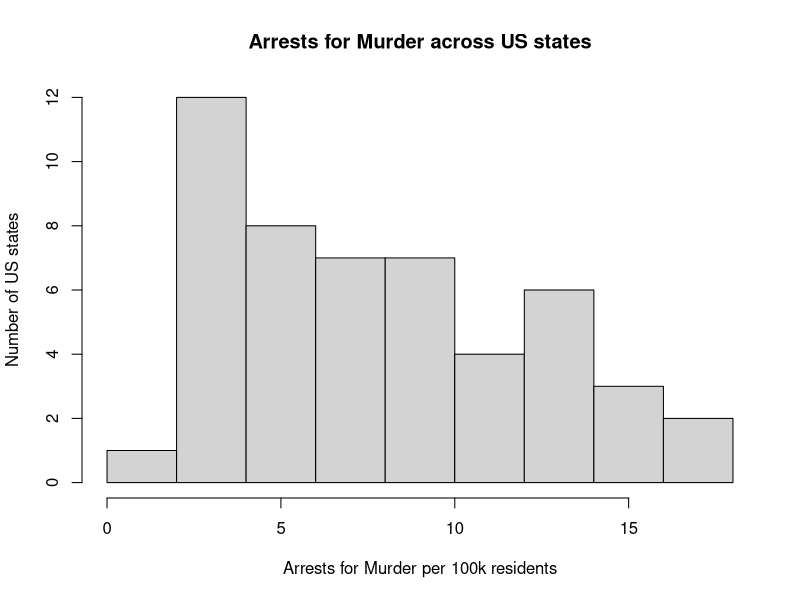
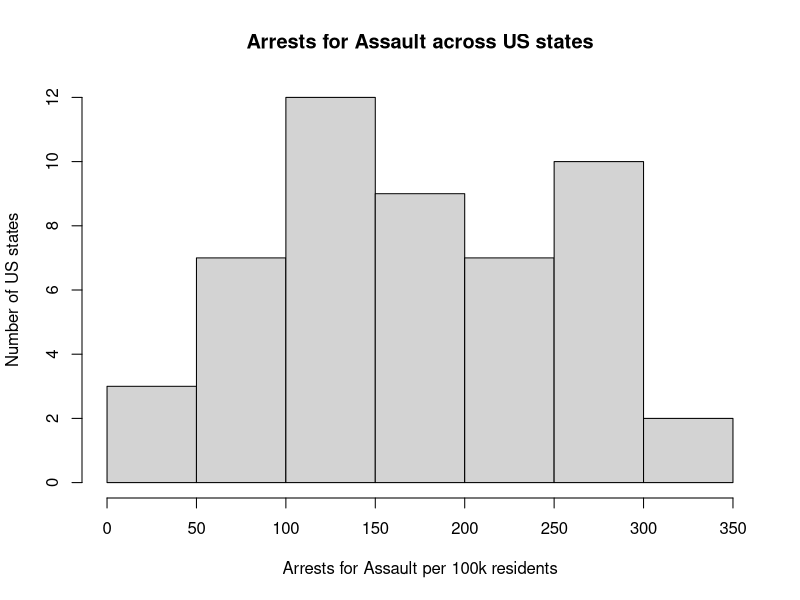
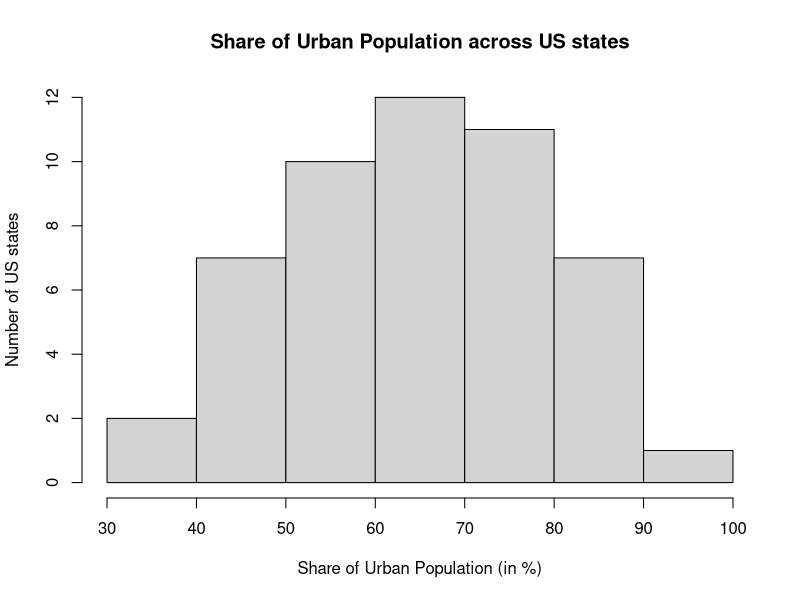
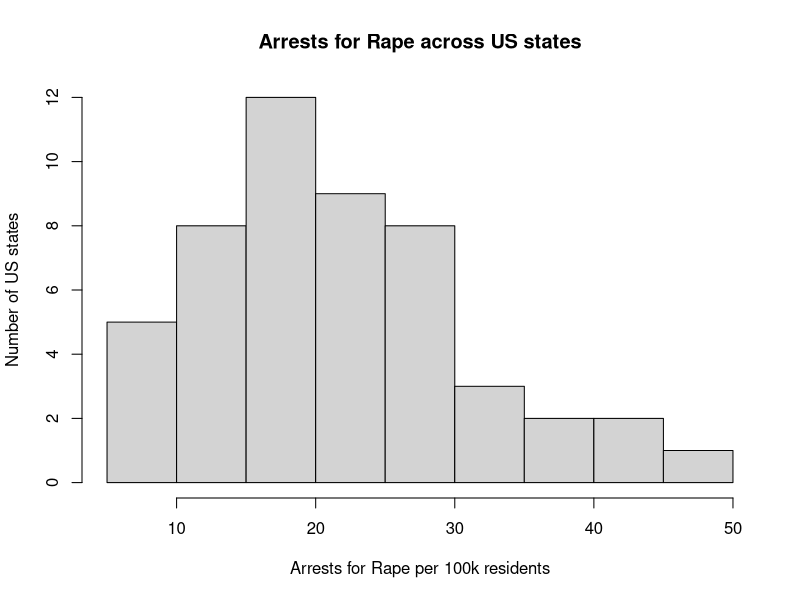
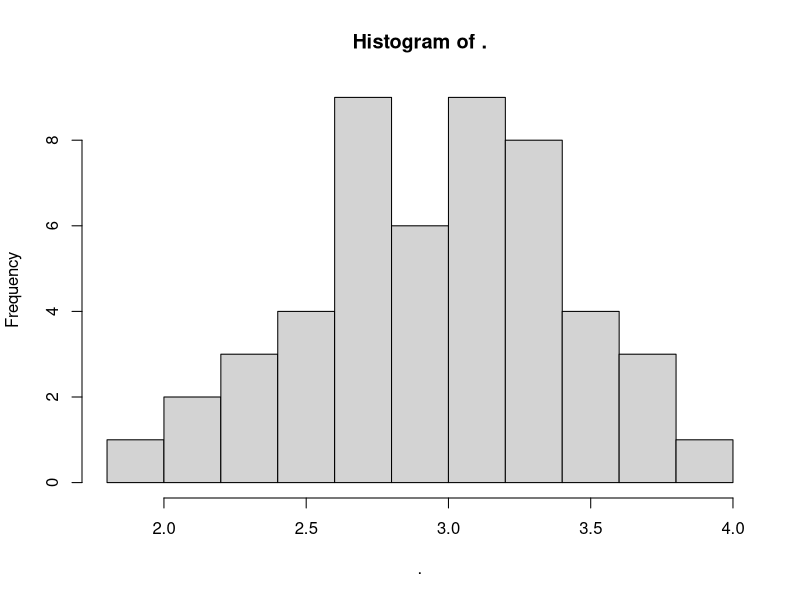
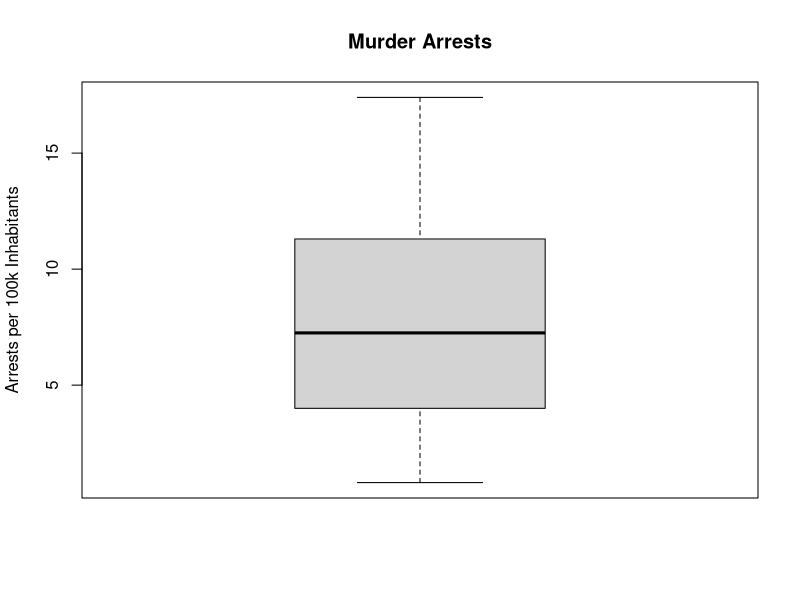
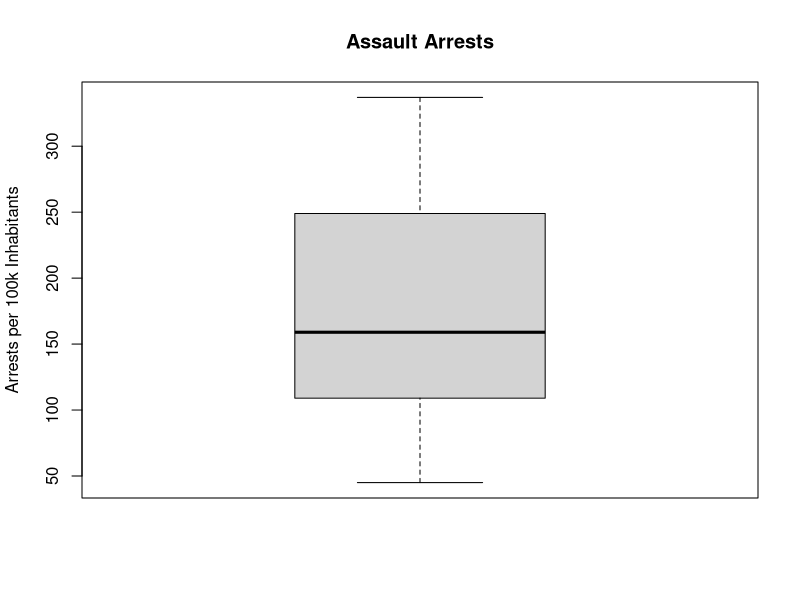
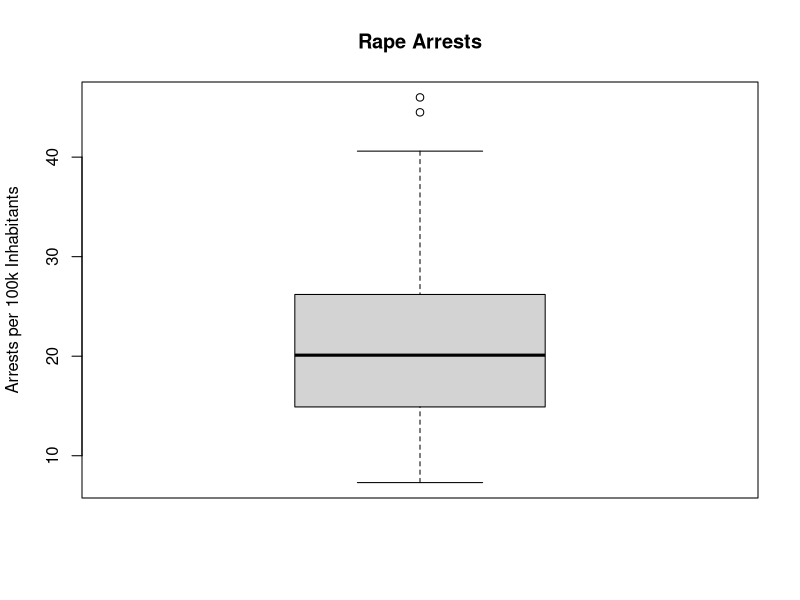

The R source for these figures, in order:
#R Source Code File 2#
#Exploratory Analysis of the USArrests dataset#
#First Pair Assignment by Isabelle and Diego#
#Collaborative Social Science Data Analysis#

#Opening dataset and understanding its structure
?USArrests
data("USArrests")
ls()
names(USArrests)
library(dplyr)

#####Summary statistics#####
summary(USArrests$Murder)
#Number of arrests per 100,000 residents for murder across 50 US states
#Median=7.3 persons, Mean=7.8 persons
summary(USArrests$Assault)
#Number of arrests per 100,000 residents for assault across 50 US states
#Median=159 persons, Mean=170.8 persons
summary(USArrests$UrbanPop)
#Percent of the population living in urban areas across 50 US states
#Median=66.00%, Mean=65.54%
summary(USArrests$Rape)
#Number of arrests per 100,000 residents for rape across 50 US states
#Median=20.1 persons, Mean=21.2 persons

#The data cover the values for those variables 
#in each of the 50 US states in 1973

#####Another way of getting measures of central tendency: Looping for Mean and Median#####
for (i in 1:length(names(USArrests))) {
  USArrests[, i] %>%
    mean() %>%
    round(digits = 1) %>%
    paste(names(USArrests)[i], ., '\n') %>%  
    cat()
}
#Murder=7.8 Assault=170.8 UrbanPop=65.5 Rape=21.2
for (i in 1:length(names(USArrests))) {
  USArrests[, i] %>%
    median() %>%
    round(digits = 1) %>%
    paste(names(USArrests)[i], ., '\n') %>%  
    cat()
}
#Murder=7.2 Assault=159 UrbanPop=66 Rape=20.1

#####Histograms#####
hist(USArrests$Murder,
     main = "Arrests for Murder across US states",
     ylab = "Number of US states",
     xlab = "Arrests for Murder per 100k residents")
#8 US states have 10 arrests per 100,000 residents for murder
#12 US states have around 4 arrests per 100,000 residents for murder
hist(USArrests$Assault,
     main = "Arrests for Assault across US states",
     ylab = "Number of US states",
     xlab = "Arrests for Assault per 100k residents")
hist(USArrests$UrbanPop,
     main = "Share of Urban Population across US states",
     ylab = "Number of US states",
     xlab = "Share of Urban Population (in %)")
hist(USArrests$Rape,
     main = "Arrests for Rape across US states",
     ylab = "Number of US states",
     xlab = "Arrests for Rape per 100k residents")
#variable rape is slightly skewed
#we log the variable rape since its distribution is skewed
log(USArrests$Rape) %>% hist

#####Measures of dispersion: standard deviation, range, IQR#####
for (i in 1:length(names(USArrests))) {
  USArrests[, i] %>%
    sd() %>%
    round(digits = 1) %>%
    paste(names(USArrests)[i], ., '\n') %>%  
    cat()
}
#Standard deviation Murder=4.4 Assault=83.3 UrbanPop=14.5 Rape=9.4
for (i in 1:length(names(USArrests))) {
  USArrests[, i] %>%
    var() %>%
    round(digits = 1) %>%
    paste(names(USArrests)[i], ., '\n') %>%  
    cat()
}
#Variation Murder=19 Assault=6945.2 UrbanPop=209.5 Rape=87.7
for (i in 1:length(names(USArrests))) {
  USArrests[, i] %>%
    range() %>%
    round(digits = 1) %>%
    paste(names(USArrests)[i], ., '\n') %>%  
    cat()
}
#Range Murder= 0.8 17.4 Assault= 45 337 UrbanPop= 32 91 Rape= 7.3 46
IQR(USArrests$Murder)
#IQR Murder= 7.175
IQR(USArrests$Assault)
#IQR Assault= 140
IQR(USArrests$UrbanPop)
#IQR UrbanPop= 23.25
IQR(USArrests$Rape)
#IQR Rape= 11.1

#####Boxplots for three crime variables#####
boxplot(USArrests$Murder,
        main = "Murder Arrests",
        ylab = "Arrests per 100k Inhabitants")
boxplot(USArrests$Assault,
        main = "Assault Arrests",
        ylab = "Arrests per 100k Inhabitants")
boxplot(USArrests$Rape,
        main = "Rape Arrests",
        ylab = "Arrests per 100k Inhabitants")

#####Scatter plots for three crime variables#####
plot(USArrests$Murder, USArrests$Assault,
     main = "Murder versus Assault",
     xlab = "Murder arrests per 100k Inhabitants",
     ylab = "Assault arrests per 100k Inhabitants")
plot(USArrests$Murder, USArrests$Rape,
     main = "Murder versus Rape",
     xlab = "Murder arrests per 100k Inhabitants",
     ylab = "Rape arrests per 100k Inhabitants")
plot(USArrests$Assault, USArrests$Rape,
     main = "Assault versus Rape",
     xlab = "Assault arrests per 100k Inhabitants",
     ylab = "Rape arrests per 100k Inhabitants")


